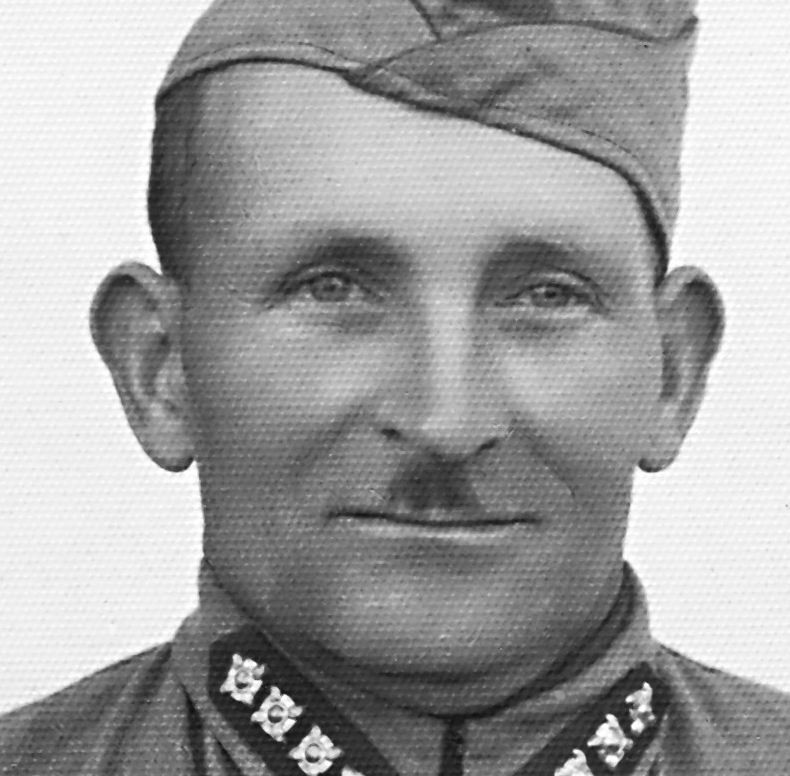
#> input picture 2gyak/Moire1.jpg, 790 x 776 px
$ jupyter execute gyakorlat_2_3_FT_1.ipynb
#> lines starting #> are read from the running program, lines starting #| are printed output that depends on the picture; after the words box and inside, x2 and y2 are one past the last pixel; in counts of white or black regions, pixels touching at a corner belong together
[cell 1]
import cv2 as cv
import numpy as np
import matplotlib.pyplot as plt
#from google.colab.patches import cv2_imshow

[cell 2]
#from google.colab import drive
#drive.mount('/content/drive', force_remount=True)

[cell 3]
# read input
img = cv.imread("Moire1.jpg", cv.IMREAD_GRAYSCALE)
#> img is the input picture: shape (776, 790); min 7, max 255, mean 159.8

Now we make the 2D FFT of the loaded grayscake image.

[cell 4]
# do dft saving as complex output
dft = np.fft.fft2(img, axes=(0,1))

The pixel coordinates of FFT coefficients are rearranged to place low frequency components in the middle of the image.

[cell 5]
# apply shift of origin to center of image
dft_shift = np.fft.fftshift(dft)

This code is only for visualization of the freq. coefficient. The magnitude of complex numbers are shown after taking the log and rescaling.

[cell 6]
# generate spectrum from magnitude image (for viewing only)
mag = np.abs(dft_shift)
spec = np.log(mag) / 20
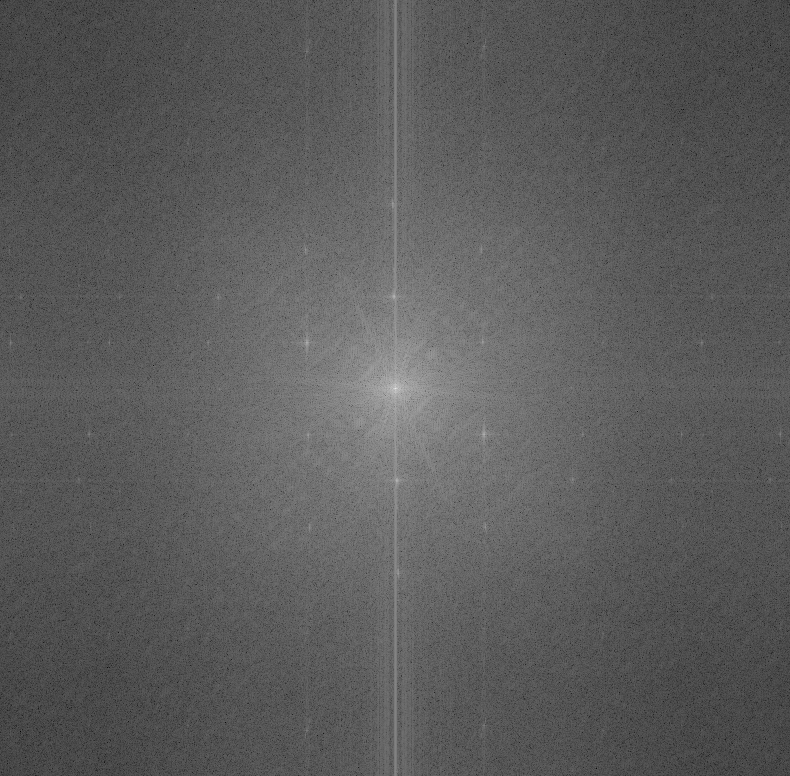
#> spec: shape (776, 790) float64; min 0.0111, max 0.92, mean 0.36

For low pass filtering we make a disk shaped mask. To avid the ringing around edges a blurred mask is also generated.

[cell 7]
# create white circle mask on black background and invert so black circle on white background
radius = 82
mask = np.zeros_like(img)
cy = mask.shape[0] // 2
#> cy = 388
cx = mask.shape[1] // 2
#> cx = 395
cv.circle(mask, (cx,cy), radius, (255,255,255), -1)
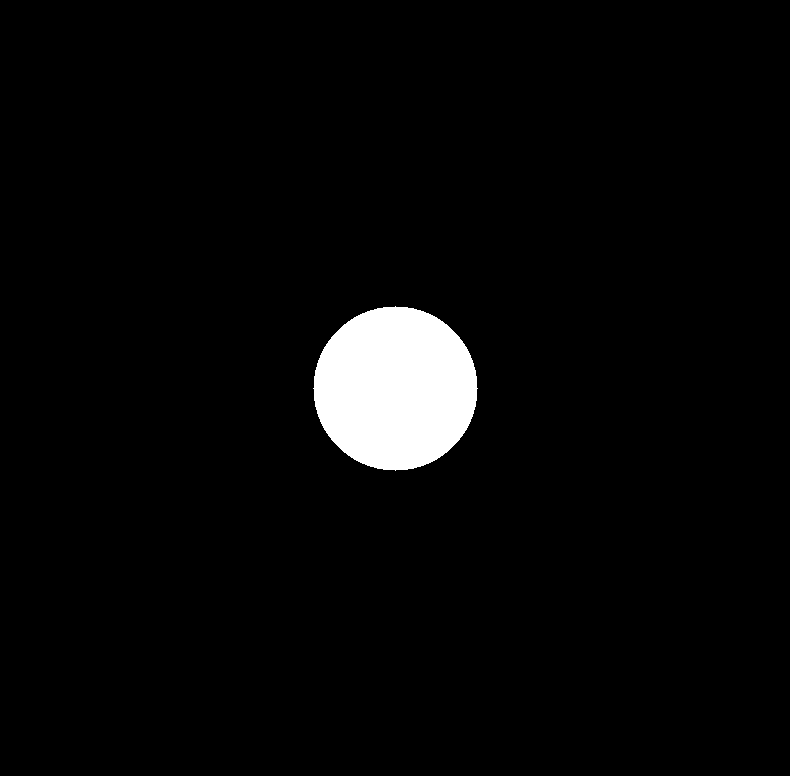
#> mask: shape (776, 790); 3.4% white; 1 white region, box (x1, y1, x2, y2) and area: (313, 306, 478, 471) 21101
plt.imshow(mask, cmap='gray')

[cell 8]
# blur the mask
mask2 = cv.GaussianBlur(mask, (31,31), 0)
mask2 = cv.GaussianBlur(mask2, (31,31), 0)
mask2 = cv.GaussianBlur(mask2, (31,31), 0)
plt.imshow(mask2, cmap='gray')
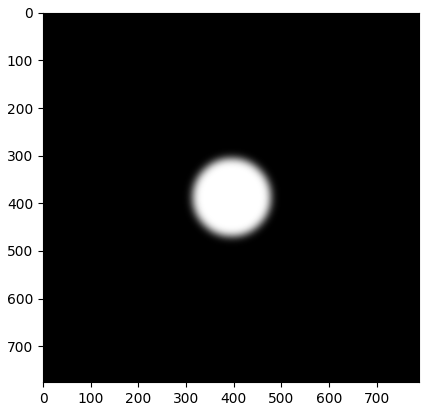
#> figure drawn by matplotlib, 1 panel

Now, here is the filtering step itself.

[cell 9]
# apply mask to dft_shift
dft_shift_masked = np.multiply(dft_shift,mask) / 255
dft_shift_masked2 = np.multiply(dft_shift,mask2) / 255

Rearrange of the coeffs to their original position.

[cell 10]
# shift origin from center to upper left corner
back_ishift = np.fft.ifftshift(dft_shift)
back_ishift_masked = np.fft.ifftshift(dft_shift_masked)
back_ishift_masked2 = np.fft.ifftshift(dft_shift_masked2)

Make inverse FFT 2D.

[cell 11]
# do idft saving as complex output
img_back = np.fft.ifft2(back_ishift, axes=(0,1))
img_filtered = np.fft.ifft2(back_ishift_masked, axes=(0,1))
img_filtered2 = np.fft.ifft2(back_ishift_masked2, axes=(0,1))

The obtained FT coeffs should be clipped and converted back to uint8.

[cell 12]
# combine complex real and imaginary components to form the original image again
img_back_final = np.abs(img_back).clip(0,255).astype(np.uint8)
img_filtered_final = np.abs(img_filtered).clip(0,255).astype(np.uint8)
img_filtered2_final = np.abs(img_filtered2).clip(0,255).astype(np.uint8)
cv.imwrite("Moire1_f1.jpg", img_filtered_final)

cv.imwrite("Moire1_f2.jpg", img_filtered2_final)
#> Out = True

[cell 13]
plt.figure(figsize=(20, 20))
plt.subplot(421), plt.imshow(cv.cvtColor(img, cv.COLOR_BGR2RGB))
plt.subplot(422), plt.imshow(spec, cmap='gray') # spectrum
plt.subplot(423), plt.imshow(mask, cmap='gray') # mask
plt.subplot(424), plt.imshow(mask2, cmap='gray') # mask2
plt.subplot(425), plt.imshow(img_back_final, cmap='gray')
plt.subplot(426), plt.imshow(img_filtered_final, cmap='gray')
plt.subplot(427), plt.imshow(img_filtered2_final, cmap='gray') # ORIGINAL DFT/IFT ROUND TRIP
plt.axis('off')
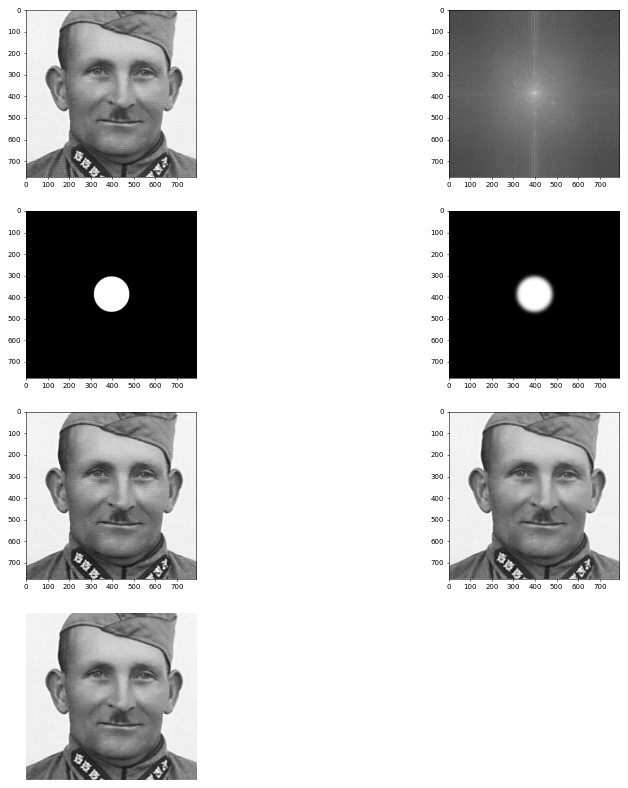
#> figure drawn by matplotlib, 7 panels

[cell 14]
cv.imshow("SPECTRUM", spec)
cv.imshow("MASK", mask)
cv.imshow("MASK2", mask2)
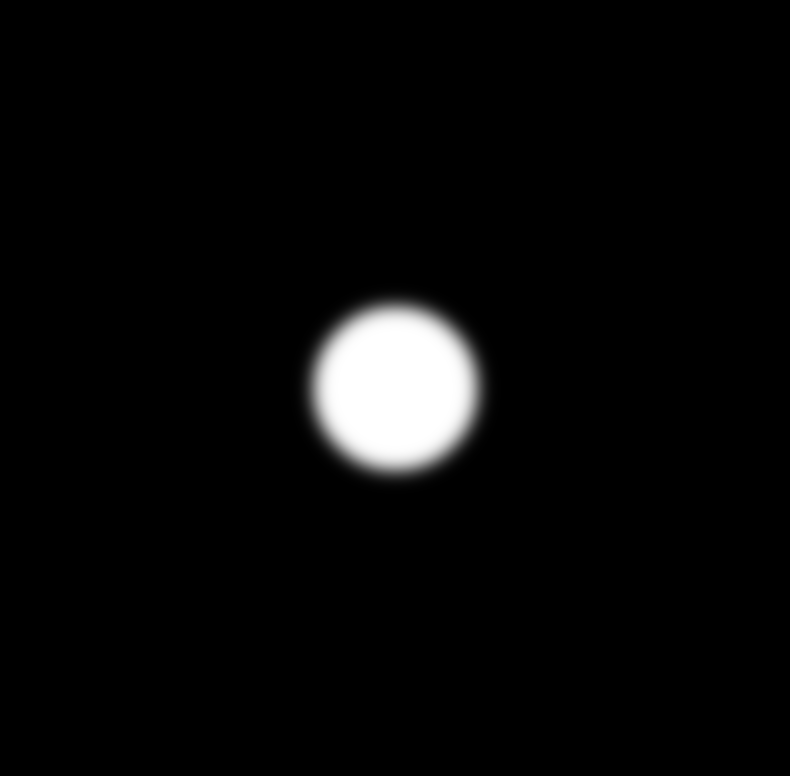
#> window 'MASK2': shape (776, 790); min 0, max 255, mean 8.8
cv.imshow("ORIGINAL DFT/IFT ROUND TRIP", img_back)
cv.imshow("FILTERED DFT/IFT ROUND TRIP", img_filtered)
cv.imshow("FILTERED2 DFT/IFT ROUND TRIP", img_filtered2)
